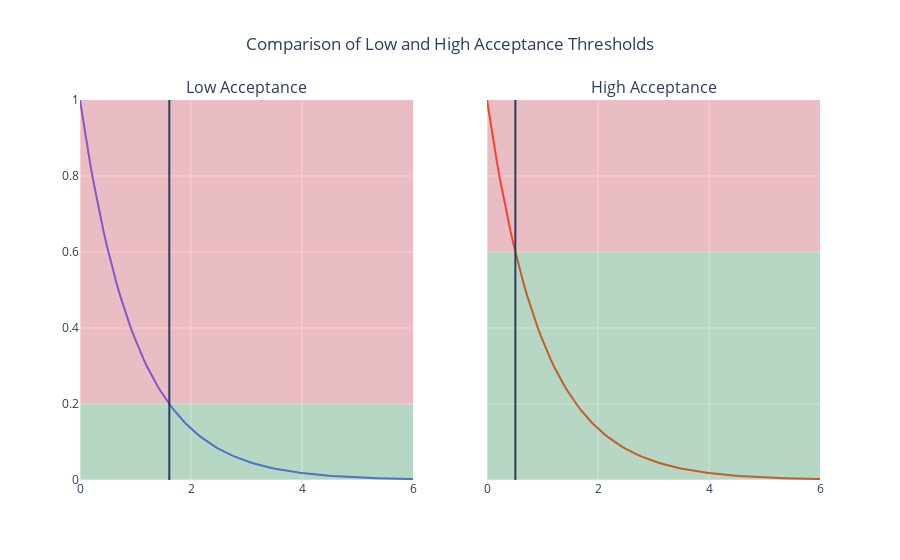

The code cell stored with this chart in its notebook:
### Markdown cell above
## Graphing Threshold and Regions

### Code cell
regions_plot = make_subplots(rows=1, cols=2,
                            subplot_titles = ("Low Acceptance", "High Acceptance"),
                            shared_yaxes=True)

# Add Basic Traces
regions_plot.add_trace(go.Scatter(x=x1, y=y1), row=1, col=1)
regions_plot.add_trace(go.Scatter(x=x1, y=y1), row=1, col=2)

# Add Regions to Low Acceptance Plot
regions_plot.add_hrect(y0=0, y1=0.2, row=1, col=1, line_width=0, fillcolor='green', opacity=0.2)
regions_plot.add_hrect(y0=0.2, y1=1, row=1, col=1, line_width=0, fillcolor='red', opacity=0.2)
regions_plot.add_vline(x=-np.log(0.2), row=1, col=1)

# Add Regions to High Acceptance Plot
regions_plot.add_hrect(y0=0, y1=0.6, row=1, col=2, line_width=0, fillcolor='green', opacity=0.2)
regions_plot.add_hrect(y0=0.6, y1=1, row=1, col=2, line_width=0, fillcolor='red', opacity=0.2)
regions_plot.add_vline(x=-np.log(0.6), row=1, col=2)

regions_plot.update_yaxes(range=[0,1])
regions_plot.update_layout(title="Comparison of Low and High Acceptance Thresholds",
                           title_x = 0.5,
                           template="plotly",
                           showlegend=False)
